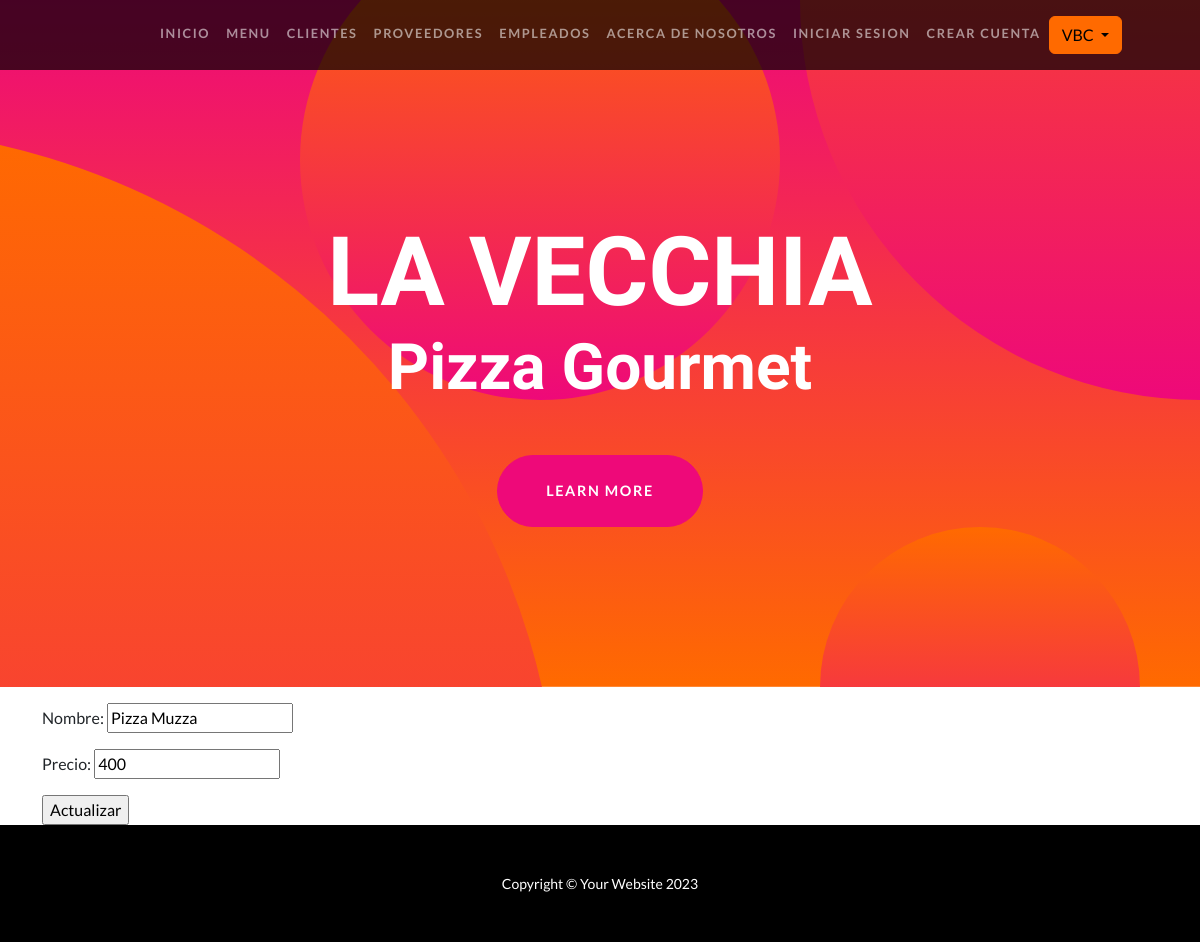
The app's page /AppLaVecchia/class-update/1/, older data.
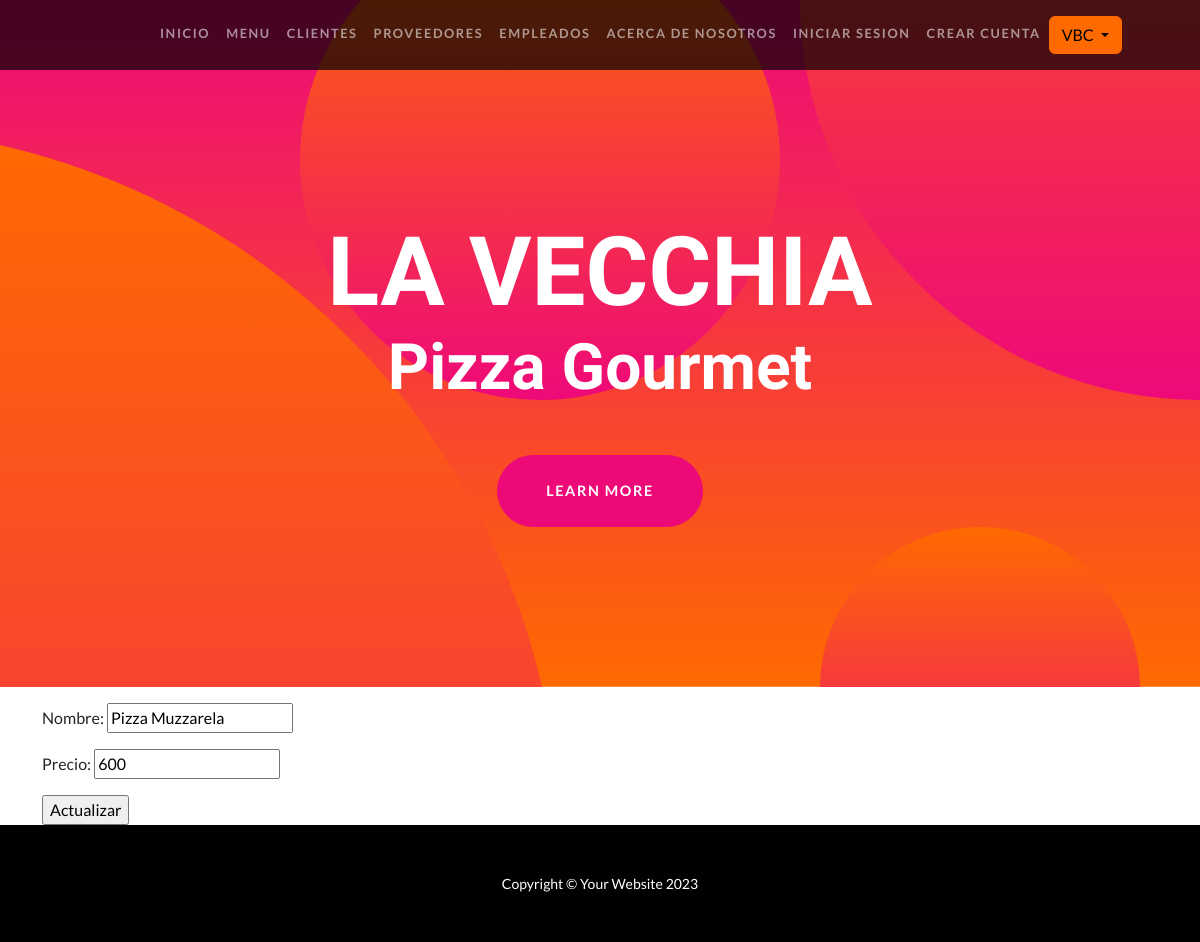
The same page, newer data.
### AppLaVecchia/models.py (models this page shows, shortened)
class Menu (models.Model):
    nombre = models.CharField(max_length=20)
    precio = models.IntegerField()

### AppLaVecchia/class_views.py (the view)
# urls.py: path('class-update/<pk>/', class_views.MenuUpdateView.as_view(), name="Update"),
class MenuUpdateView(UpdateView):
    model = Menu
    success_url = reverse_lazy("List")
    fields = ["id", "nombre", "precio"]
    template_name = "AppLaVecchia/class_update.html"

### AppLaVecchia/Templates/AppLaVecchia/class_update.html (shortened to what this page needs)
{% extends 'AppLaVecchia/base.html' %}
{% load static %}
{% block main %}
<form method="POST">
    {{ form.as_p }}
    <input type="submit" value="Actualizar">
</form>
{% endblock main %}

Row changes from the older to the newer data that the page shows:
changed Menu: nombre "Pizza Muzza" → "Pizza Muzzarela"; precio "400" → "600"
